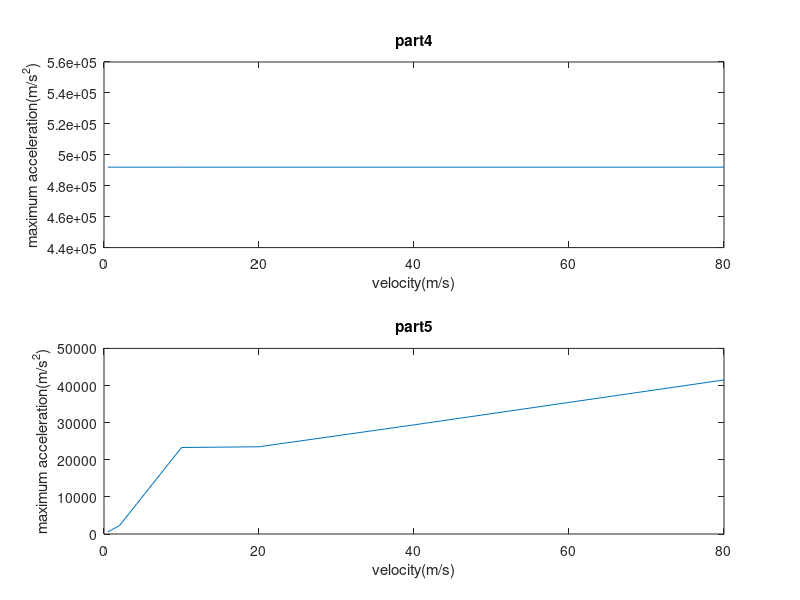

Source code (MATLAB):
clc, clear all,close all;
% //////////To find frequency(chapter3)//////////////////////////////////////////////////////////////////////////////////////////////////////
m1=270,m2=520,m3=340,m4=4400,m5=12500,I1=18311,I2=251900;
kt1=847000,kt2=2000000,kt3=2000000,ks1=300000,ks2=967430,ks3=155800,ks4=20000000;
cd4=200000,cs1=10000,cs2=27627,cs3=44506;
L1=1.2,L2=4.8,L3=4,L4=4.134,L5=6.973;
%//////////////////////////////////////////////////////////////////////////////////////////////////////////////////////////////
M=[m1 ,0 ,0 ,0 ,0 ,0 ,0  ;
   0  ,m2,0 ,0 ,0 ,0 ,0  ;
   0  ,0 ,m3,0 ,0 ,0 ,0  ;
   0  ,0 ,0 ,m4,0 ,0 ,0  ; 
   0  ,0 ,0 ,0 ,m5,0 ,0  ;
   0  ,0 ,0 ,0 ,0 ,I1,0  ;
   0  ,0 ,0 ,0 ,0 ,0 ,I2];
%/////////////////////////////////////////////////////////////////////////////////////////////////////////////////////////////
C=[cs1       ,0        ,0        ,-cs1                   ,0              ,L1*cs1                       ,0                  ;
    0        ,cs2      ,0        ,-cs2                   ,0              ,-L2*cs2                      ,0                  ;
    0        ,0        ,cs3      ,0                      ,-cs3           ,0                            ,-L3*cs3            ;
    -cs1     ,-cs2     ,0        ,cs1+cs2+cd4            ,-cd4           ,L2*cs2-L1*cs1+L4*cd4         ,L5*cd4             ;
    0        ,0        ,-cs3     ,-cd4                   ,cd4+cs3        ,-L4*cd4                      ,L3*cs3-L5*cd4      ;
    L1*cs1   ,-L2*cs2  ,0        ,-L1*cs1+L2*cs2+L4*cd4  ,-L4*cd4        ,L1^2*cs1+L2^2*cs2+L4^2*cd4   ,L5*L4*cd4          ;
    0        ,0        ,-L3*cs3  ,L5*cd4                 ,L3*cs3-L5*cd4  ,L5*L4*cd4                    ,L5^2*cd4+L3^2*cs3  ;];
%//////////////////////////////////////////////////////////////////////////////////////////////////////////////////////////////
K=[kt1+ks1,0       ,0       ,-ks1                  ,0                      ,L1*ks1                        ,0;
    0     ,kt2+ks2 ,0       ,-ks2                  ,0                      ,-L2*ks2                       ,0;
    0     ,0       ,kt3+ks3 ,0                     ,-ks3                   ,0                             ,-L3*ks3;
    -ks1  ,-ks2    ,0       ,ks1+ks2+ks4           ,-ks4                   ,L2*ks2-L1*ks1+L4*ks4          ,L5*ks4;
    0     ,0       ,-ks3    ,-ks4                  ,ks4+ks3                ,-L4*ks4                       ,L3*ks3-L5*ks4    ;
    L1*ks1,-L2*ks2 ,0       ,-L1*ks1+L2*ks2+L4*ks4 ,-L4*ks4                ,L1^2*ks1+L2^2*ks2+L4^2*ks4    ,L5*L4*ks4       ;
    0     ,0       ,-L3*ks3 ,L5*ks4                ,L3*ks3-L5*ks4          ,L5*L4*ks4                     ,L5^2*ks4+L3^2*ks3];
%///////////////////////////////////////////////////////////////////////////////////////////////////////////////////////////////
[m w2]=eig(K,M);
omega = [w2].^(1/2);
%//////////(chapter4)///////////////////////////////////////////////////////////////////////////////////////////////////////////////
v=80;
V=v/3.6; 
t1=0; 
t2=t1+(L1+L2)/V; 
t3=t2+(L5+L4+L3-L2)/V ;
%//////////(chapter5)////////////////////////////////////////////////////////////////////////////////////////////////////////
L_Y=2; 
t_Y=L_Y/V; 
Y=0.1; 
%//////////(chapter6)////////////////////////////////////////////////////////////////////////////////////////////////////////
V_a=[0.5,1,2,10,20,40,80];
a_4max=[4.92e+05,4.92e+05,4.92e+05,4.92e+05,4.92e+05,4.92e+05,4.92e+05];
a_5max=[5.71e+02,1.14e+03,2.27e+03,2.33e+04,2.35e+04,2.94e+04,4.15e+04];

subplot(2,1,1);
plot(V_a,a_4max)
title('part4')
xlabel('velocity(m/s)')
ylabel('maximum acceleration(m/s^2)')

subplot(2,1,2);
plot(V_a,a_5max)
title('part5')
xlabel('velocity(m/s)')
ylabel('maximum acceleration(m/s^2)')
%///// End of program //////////////////////////////////////////////////////


